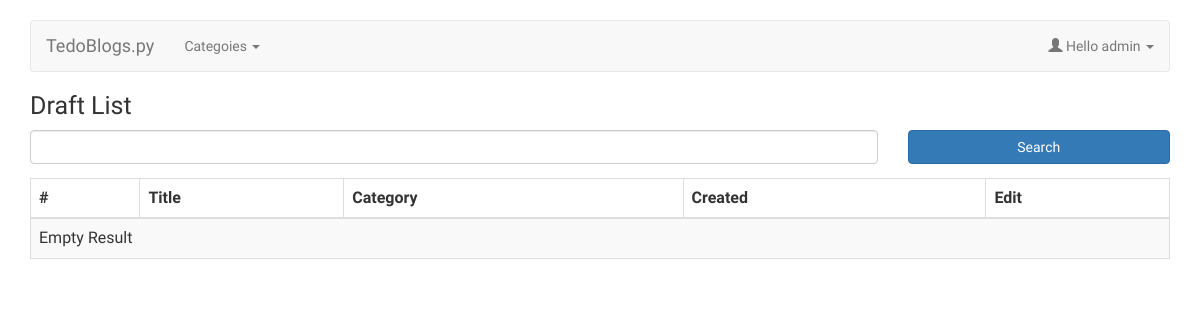
Before: /drafts/ (signed in) with the older database file.
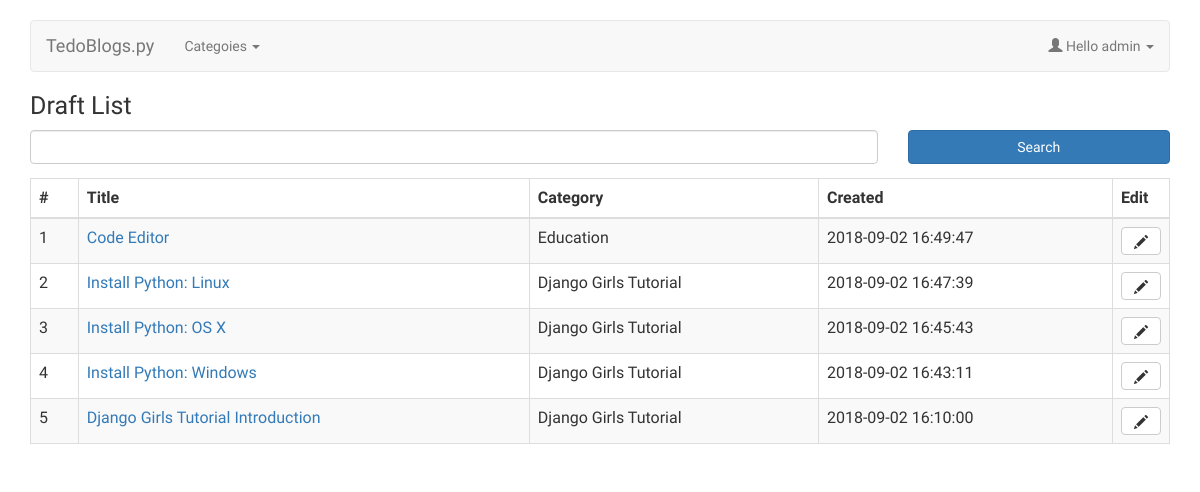
After: the same page with the newer database file.
### blog/models.py (models this page shows, shortened)
class Post(models.Model):
    author = models.ForeignKey('auth.User', on_delete=models.CASCADE)
    category = models.ForeignKey('blog.Category', on_delete=models.CASCADE, related_name='posts', default='')
    title = models.CharField(max_length=200)
    text = models.TextField()
    created_date = models.DateTimeField(
            default=timezone.now)
    published_date = models.DateTimeField(
            blank=True, null=True)

class Category(models.Model):
    title = models.CharField(max_length=50, unique=True)
    def __str__(self):
        return self.title

### blog/views.py (the view)
# urls.py: path('drafts/', views.post_draft_list, name='post_draft_list'),
@login_required
def post_draft_list(request):
  param = {}
  form = PostSearchForm()
  if request.GET.get('title') != '' and request.GET.get('title') != None:
    search = request.GET.get('title')
    posts = Post.objects.filter(published_date__isnull=True,title__contains=search).order_by('-created_date')
    param['info_msg'] = "Search post contain \"" + search + "\""
  else:
    posts = Post.objects.filter(published_date__isnull=True).order_by('-created_date')
  page = request.GET.get('page', 1)
  paginator = Paginator(posts, 5)
  try:
    posts_pag = paginator.page(page)
  except PageNotAnInteger:
    posts_pag = paginator.page(1)
  except EmptyPage:
    posts_pag = paginator.page(paginator.num_pages)
  param['posts'] = posts_pag
  return render(request, 'blog/post_draft_list.html', param)

### blog/templates/blog/post_draft_list.html (shortened to what this page needs)
{% extends 'blog/base.html' %}
{% block content %}
  	<h1>Draft List</h1>
    <div>
	    <form method="GET">{% csrf_token %}
	        <div class="row">
	          <div class="col-lg-9">
	              <input type="text" name="title" class="form-control" />
	          </div>
	          <div class="col-lg-3">
	              <button type="submit" class="btn btn-primary btn-block">Search</button>
	          </div>
	        </div>
	    </form>
    </div>
	<div class="table">
    	<table class="table table-striped table-bordered table-sm">
            <thead>
                <tr>
                    <th>#</th>
                    <th>Title</th>
                    <th>Category</th>
                    <th>Created</th>
                    <th>Edit</th>
                </tr>
            </thead>
        	<tbody>
                {% if not posts %}
                    <tr><td colspan="5">Empty Result</td></tr>
                {% else %}
            	{% for post in posts %}
            		<tr>
                        <td>{{ forloop.counter0|add:posts.start_index }}</td>
                		<td><a href="{% url 'post_detail' pk=post.pk %}">{{ post.title }}</a></td>
                        <td>{{ post.category }}</td>
                        <td>{{ post.created_date|date:'Y-m-d H:i:s' }}</td>
                		<td width="40">
                			<a class="btn btn-default" href="{% url 'post_edit' pk=post.pk %}"><span class="glyphicon glyphicon-pencil"></span></a>
                		</td>
                	</tr>
                {% endfor %}
                {% endif %}
            </tbody>
        </table>
    </div>
  </div>
{% endblock %}

### blog/templates/blog/base.html (shortened to what this page needs)
{% load static %}
<html>
    <head>
		<link rel="stylesheet" href="https://maxcdn.bootstrapcdn.com/bootstrap/3.3.7/css/bootstrap.min.css">
        <link rel="stylesheet" href="{% static 'css/blog.css' %}">
    </head>
    <body>
	    <div class="container">
	    	<br />
	    	<nav class="navbar navbar-default">
			  <div class="container-fluid">
			    <div class="navbar-header">
			      <a class="navbar-brand" href="/">TedoBlogs.py</a>
			    </div>
			    <ul class="nav navbar-nav">
		    	  <li class="dropdown">
			        <a class="dropdown-toggle" data-toggle="dropdown" href="#">Categoies
			        <span class="caret"></span></a>
			      </li>
			    </ul>
			    <ul class="nav navbar-nav navbar-right">
	        		{% if user.is_authenticated %}
	        		<li class="dropdown">
			          <a class="dropdown-toggle" data-toggle="dropdown" href="#"><span class="glyphicon glyphicon-user"></span> Hello {{ user.username }}
			          <span class="caret"></span></a>
			        </li>
	        		{% else %}
			      		<li><a href="{% url 'login' %}"><span class="glyphicon glyphicon-log-in"></span> Login</a></li>
			      	{% endif %}
			    </ul>
			  </div>
			</nav>
            {% block content %}
            {% endblock %}
	</body>
</html>

### blog/static/css/blog.css (style rules this page uses)
body { font-family: Ubuntu; }
h1 { font-size: 25px; }

Changed rows visible on the page:
added Post: title "Code Editor", category "Education", created_date "2018-09-02 16:49:47"
added Post: title "Install Python: Linux", category "Django Girls Tutorial", created_date "2018-09-02 16:47:39"
added Post: title "Install Python: OS X", category "Django Girls Tutorial", created_date "2018-09-02 16:45:43"
added Post: title "Install Python: Windows", category "Django Girls Tutorial", created_date "2018-09-02 16:43:11"
added Post: title "Django Girls Tutorial Introduction", category "Django Girls Tutorial", created_date "2018-09-02 16:10:00"
Other visible differences:
text no longer shown: "Empty Result"
